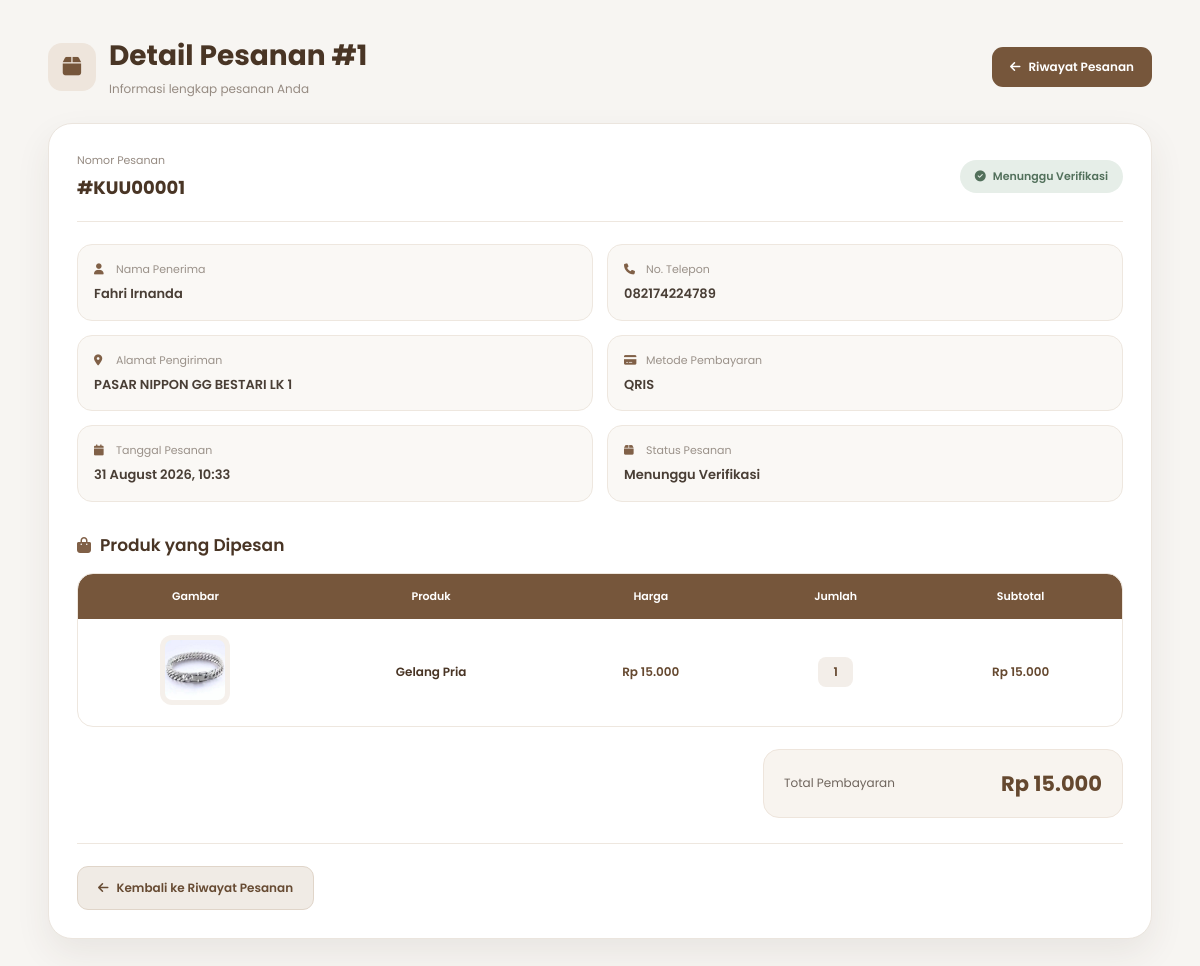
The page /pesanan/1/ (signed in) on the database its author committed.
### store/models.py (models this page shows, shortened)
class Order(models.Model):
    STATUS_CHOICES = [
        ("Menunggu Pembayaran", "Menunggu Pembayaran"),
        ("Menunggu Verifikasi", "Menunggu Verifikasi"),
        ("Diproses", "Diproses"),
        ("Dikirim", "Dikirim"),
        ("Selesai", "Selesai"),
        ("Dibatalkan", "Dibatalkan"),
    ]
    PAYMENT_CHOICES = [
        ("COD", "COD"),
        ("Transfer Bank", "Transfer Bank"),
        ("QRIS", "QRIS"),
    ]
    user = models.ForeignKey(
        User,
        on_delete=models.CASCADE,
        related_name="orders"
    )
    nama = models.CharField(max_length=150)
    telepon = models.CharField(max_length=30)
    alamat = models.TextField()
    metode_pembayaran = models.CharField(
        max_length=50,
        choices=PAYMENT_CHOICES
    )
    total = models.DecimalField(
        max_digits=12,
        decimal_places=2,
        default=0
    )
    status = models.CharField(
        max_length=50,
        choices=STATUS_CHOICES,
        default="Menunggu Pembayaran"
    )
    bukti_pembayaran = models.ImageField(
        upload_to="bukti_pembayaran/",
        blank=True,
        null=True
    )
    dibuat = models.DateTimeField(auto_now_add=True)
    diperbarui = models.DateTimeField(auto_now=True)
    class Meta:
        verbose_name = "Pesanan"
        verbose_name_plural = "Pesanan"
        ordering = ["-dibuat"]

class OrderItem(models.Model):
    order = models.ForeignKey(
        Order,
        on_delete=models.CASCADE,
        related_name="items"
    )
    produk = models.ForeignKey(
        Product,
        on_delete=models.SET_NULL,
        null=True,
        blank=True,
        related_name="order_items"
    )
    jumlah = models.PositiveIntegerField(default=1)
    harga = models.DecimalField(
        max_digits=12,
        decimal_places=2
    )
    @property
    def subtotal(self):
        return self.harga * self.jumlah
    class Meta:
        verbose_name = "Item Pesanan"
        verbose_name_plural = "Item Pesanan"

class Product(models.Model):
    nama = models.CharField(max_length=200)
    kategori = models.ForeignKey(
        Category,
        on_delete=models.CASCADE,
        related_name="produk"
    )
    deskripsi = models.TextField(blank=True, null=True)
    harga = models.DecimalField(
        max_digits=12,
        decimal_places=2
    )
    diskon = models.PositiveIntegerField(
        default=0,
        validators=[
            MinValueValidator(0),
            MaxValueValidator(100)
        ]
    )
    stok = models.PositiveIntegerField(default=0)
    gambar = models.ImageField(
        upload_to="produk/",
        blank=True,
        null=True
    )
    rating = models.DecimalField(
        max_digits=3,
        decimal_places=1,
        default=5.0,
        validators=[
            MinValueValidator(0),
            MaxValueValidator(5)
        ]
    )
    terjual = models.PositiveIntegerField(default=0)
    dibuat = models.DateTimeField(auto_now_add=True)
    diperbarui = models.DateTimeField(auto_now=True)
    class Meta:
        verbose_name = "Produk"
        verbose_name_plural = "Produk"
        ordering = ["-id"]

### store/views.py (the view)
@login_required
def detail_order(request, order_id):
    order = get_object_or_404(
        Order,
        id=order_id,
        user=request.user
    )
    items = order.items.select_related(
        "produk"
    )
    return render(
        request,
        "detail_order.html",
        {
            "order": order,
            "items": items
        }
    )

### templates/detail_order.html (shortened to what this page needs)
<!DOCTYPE html>
<html lang="id">
<head>
<link rel="stylesheet"
href="https://cdnjs.cloudflare.com/ajax/libs/font-awesome/6.5.2/css/all.min.css">
</head>
<body>
<div class="container">
<div class="page-header">
    <div class="page-title">
        <div class="icon">
            <i class="fa-solid fa-box"></i>
        </div>
        <div>
            <h1>
                Detail Pesanan #{{ order.id }}
            </h1>
            <p>
                Informasi lengkap pesanan Anda
            </p>
        </div>
    </div>
    <a href="{% url 'riwayat_pesanan' %}" class="back-btn">
        <i class="fa-solid fa-arrow-left"></i>
        Riwayat Pesanan
    </a>
</div>
<div class="card">
<div class="order-top">
    <div class="order-number">
        <small>
            Nomor Pesanan
        </small>
        <strong>
            #KUU{{ order.id|stringformat:"05d" }}
        </strong>
    </div>
    <div>
        {% if order.status == 'Menunggu' %}
        <span class="status status-menunggu">
            <i class="fa-solid fa-clock"></i>
            {{ order.status }}
        </span>
        {% elif order.status == 'Diproses' %}
        <span class="status status-diproses">
            <i class="fa-solid fa-box"></i>
            {{ order.status }}
        </span>
        {% elif order.status == 'Dikirim' %}
        <span class="status status-dikirim">
            <i class="fa-solid fa-truck"></i>
            {{ order.status }}
        </span>
        {% else %}
        <span class="status status-selesai">
            <i class="fa-solid fa-circle-check"></i>
            {{ order.status }}
        </span>
        {% endif %}
    </div>
</div>
<div class="info-grid">
    <div class="info-item">
        <div class="info-label">
            <i class="fa-solid fa-user"></i>
            Nama Penerima
        </div>
        <div class="info-value">
            {{ order.nama }}
        </div>
    </div>
    <div class="info-item">
        <div class="info-label">
            <i class="fa-solid fa-phone"></i>
            No. Telepon
        </div>
        <div class="info-value">
            {{ order.telepon }}
        </div>
    </div>
    <div class="info-item">
        <div class="info-label">
            <i class="fa-solid fa-location-dot"></i>
            Alamat Pengiriman
        </div>
        <div class="info-value">
            {{ order.alamat }}
        </div>
    </div>
    <div class="info-item">
        <div class="info-label">
            <i class="fa-solid fa-credit-card"></i>
            Metode Pembayaran
        </div>
        <div class="info-value">
            {{ order.metode_pembayaran }}
        </div>
    </div>
    <div class="info-item">
        <div class="info-label">
            <i class="fa-solid fa-calendar"></i>
            Tanggal Pesanan
        </div>
        <div class="info-value">
            {{ order.dibuat|date:"d F Y, H:i" }}
        </div>
    </div>
    <div class="info-item">
        <div class="info-label">
            <i class="fa-solid fa-box"></i>
            Status Pesanan
        </div>
        <div class="info-value">
            {{ order.status }}
        </div>
    </div>
</div>
<div class="product-section">
    <div class="section-title">
        <i class="fa-solid fa-bag-shopping"></i>
        <h2>
            Produk yang Dipesan
        </h2>
    </div>
    <div class="table-wrapper">
        <table>
            <thead>
                <tr>
                    <th>
                        Gambar
                    </th>
                    <th>
                        Produk
                    </th>
                    <th>
                        Harga
                    </th>
                    <th>
                        Jumlah
                    </th>
                    <th>
                        Subtotal
                    </th>
                </tr>
            </thead>
            <tbody>
            {% for item in items %}
            <tr>
                <td>
                    {% if item.produk.gambar %}
                    <img
                        src="{{ item.produk.gambar.url }}"
                        alt="{{ item.produk.nama }}"
                        class="product-img">
                    {% else %}
                    <div class="no-image">
                        <i class="fa-solid fa-image"></i>
                    </div>
                    {% endif %}
                </td>
                <td>
                    <div class="product-name">
                        {{ item.produk.nama }}
                    </div>
                </td>
                <td>
                    <span class="price harga-indonesia">
                    </span>
                </td>
                <td>
                    <span class="quantity">
                        {{ item.jumlah }}
                    </span>
                </td>
                <td>
                    <span class="price harga-indonesia">
                    </span>
                </td>
            </tr>
            {% empty %}
            <tr>
                <td colspan="5">
                    Belum ada produk dalam pesanan ini.
                </td>
            </tr>
            {% endfor %}
            </tbody>
        </table>
    </div>
</div>
<div class="total-section">
    <div class="total-box">
        <div class="total-row">
            <span class="total-label">
                Total Pembayaran
            </span>
            <span class="total-value harga-indonesia">
            </span>
        </div>
    </div>
</div>
<div class="bottom-action">
    <a
        href="{% url 'riwayat_pesanan' %}"
        class="back-history">
        <i class="fa-solid fa-arrow-left"></i>
        Kembali ke Riwayat Pesanan
    </a>
</div>
</div>
</div>
</body>
</html>

### templates/detail_order.html (style rules this page uses)
* { margin:0; padding:0; box-sizing:border-box; }
html { scroll-behavior:smooth; }
body { font-family:'Poppins',sans-serif; background:#f7f5f2; color:#332b25; min-height:100vh; padding-bottom:40px; }
a { text-decoration:none; color:inherit; }
.container { width:92%; max-width:1200px; margin:35px auto; }
.page-header { display:flex; align-items:center; justify-content:space-between; margin-bottom:25px; }
.page-title { display:flex; align-items:center; gap:13px; }
.page-title .icon { width:48px; height:48px; display:flex; align-items:center; justify-content:center; background:#eee5dc; border-radius:14px; color:#76563b; font-size:21px; }
.page-title h1 { font-size:28px; font-weight:700; color:#493525; }
.page-title p { margin-top:3px; color:#968b82; font-size:12px; }
.back-btn { display:inline-flex; align-items:center; gap:8px; padding:11px 18px; background:#76563b; color:white; border-radius:11px; font-size:12px; font-weight:600; transition:.25s; }
.card { background:white; border:1px solid #ebe5de; border-radius:24px; padding:28px; box-shadow:0 15px 35px rgba(70,52,38,.08); }
.order-top { display:flex; align-items:center; justify-content:space-between; padding-bottom:20px; border-bottom:1px solid #eee7df; margin-bottom:22px; }
.order-number small { display:block; color:#968b82; font-size:11px; margin-bottom:5px; }
.order-number strong { color:#493525; font-size:18px; }
.status { display:inline-flex; align-items:center; gap:7px; padding:8px 15px; border-radius:20px; font-size:11px; font-weight:600; }
.status-selesai { background:#e6eee8; color:#52705b; }
.info-grid { display:grid; grid-template-columns:1fr 1fr; gap:14px; margin-bottom:30px; }
.info-item { background:#faf8f5; border:1px solid #eee7df; border-radius:15px; padding:16px; }
.info-label { display:flex; align-items:center; gap:7px; color:#9a9189; font-size:11px; margin-bottom:6px; }
.info-label i { color:#806047; width:15px; }
.info-value { color:#493e35; font-size:13px; font-weight:600; line-height:1.5; }
.product-section { margin-top:5px; }
.section-title { display:flex; align-items:center; gap:9px; margin-bottom:15px; }
.section-title i { color:#806047; }
.section-title h2 { color:#493525; font-size:17px; font-weight:600; }
.table-wrapper { width:100%; overflow-x:auto; border:1px solid #eee7df; border-radius:16px; }
table { width:100%; border-collapse:collapse; min-width:700px; }
thead { background:#76563b; }
th { padding:14px 12px; color:white; font-size:11px; font-weight:600; text-align:center; }
th:first-child { border-radius:15px 0 0 0; }
th:last-child { border-radius:0 15px 0 0; }
td { padding:16px 12px; text-align:center; color:#574d45; font-size:12px; border-bottom:1px solid #eee7df; }
tbody tr:last-child td { border-bottom:none; }
.product-img { width:70px; height:70px; object-fit:contain; background:#f5f0eb; border-radius:12px; padding:5px; }
.product-name { color:#493525; font-weight:600; font-size:12px; }
.price { color:#65482f; font-weight:600; }
.quantity { display:inline-flex; align-items:center; justify-content:center; min-width:35px; height:30px; padding:0 9px; background:#f3eee9; border-radius:8px; color:#65482f; font-weight:600; }
.total-section { display:flex; justify-content:flex-end; margin-top:22px; }
.total-box { width:360px; background:#f8f4ef; border:1px solid #eee5dc; border-radius:16px; padding:18px 20px; }
.total-row { display:flex; justify-content:space-between; align-items:center; }
.total-label { color:#6f655d; font-size:12px; }
.total-value { color:#65482f; font-size:21px; font-weight:700; }
.bottom-action { margin-top:25px; padding-top:22px; border-top:1px solid #eee7df; display:flex; justify-content:flex-start; }
.back-history { display:inline-flex; align-items:center; gap:8px; padding:12px 20px; background:#f0ebe5; color:#674b33; border:1px solid #e0d5c9; border-radius:11px; font-size:12px; font-weight:600; transition:.25s; }

### rows shown on the page
Order: id "1", id "00001", status "Menunggu Verifikasi", nama "Fahri Irnanda", telepon "082174224789", alamat "PASAR NIPPON GG BESTARI LK 1", metode_pembayaran "QRIS", dibuat "31 August 2026, 10:33"
OrderItem: produk.gambar (picture), produk.nama "Gelang Pria", jumlah "1"
